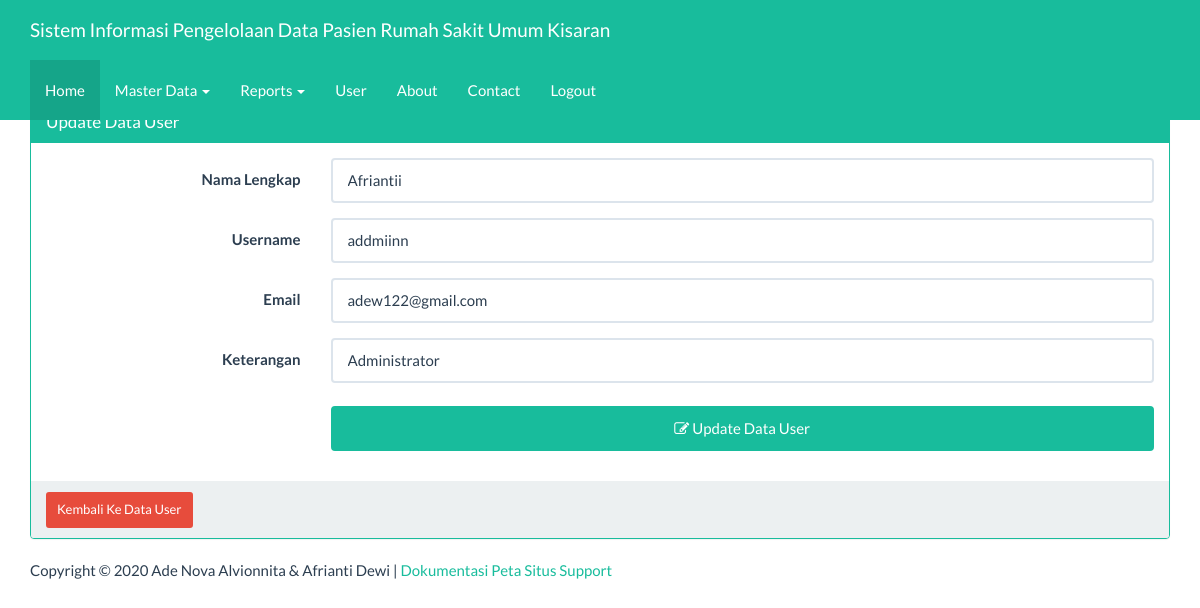
/index_admin.php?page=user&actions=edit&uid=addmiinn (signed in), run on the app's committed database.
### tables this page shows
CREATE TABLE `tbuser` (
  `username` varchar(25) NOT NULL,
  `password` varchar(50) NOT NULL,
  `email` varchar(25) NOT NULL,
  `nama` varchar(50) NOT NULL,
  `level` int(1) NOT NULL,
  `ket` varchar(50) NOT NULL
);

### views/user_edit.php (the view, shortened to what this page needs)
<?php
$id=$_GET['uid'];
$ambil=  mysqli_query($koneksi, "SELECT * FROM tbuser WHERE username='$id'") or die ("SQL Edit error");
$data= mysqli_fetch_array($ambil);
?>
<div class="container">
    <div class="row">
        <div class="col-xs-12">
            <div class="panel panel-success">
                <div class="panel-heading">
                    <h3 class="panel-title">Update Data User</h3>
                </div>
                <div class="panel-body">
                    <form class="form-horizontal" action="" method="post">
                        <div class="form-group">
                            <label for="nama" class="col-sm-3 control-label">Nama Lengkap</label>
                             <div class="col-sm-9">
								<input type="text" name="nama" value="<?=$data['nama']?>"class="form-control" id="inputEmail3" placeholder="Input Nama Lengkap">
                            </div>
                        </div>
                        <div class="form-group">
                            <label for="username" class="col-sm-3 control-label">Username</label>
                            <div class="col-sm-9">
                                <input type="text" name="username" value="<?=$data['username']?>"class="form-control" id="inputEmail3" placeholder="Input Username">
                            </div>
                        </div>
                        <div class="form-group">
                            <label for="email" class="col-sm-3 control-label">Email</label>
                            <div class="col-sm-9">
                                <input type="text" name="email" value="<?=$data['email']?>" class="form-control" id="inputPassword3" placeholder="Input Email">
                            </div>
                        </div>
                        <div class="form-group">
                            <label for="ket" class="col-sm-3 control-label">Keterangan</label>
                            <div class="col-sm-9">
                                <input type="text" name="ket" value="<?=$data['ket']?>" class="form-control" id="inputPassword3" placeholder="Input Keterangan">
                            </div>
                        </div>
                        <div class="form-group">
                            <div class="col-sm-offset-3 col-sm-9">
                                <button type="submit" class="btn btn-success">
                                    <span class="fa fa-edit"></span> Update Data User</button>
                            </div>
                        </div>
                    </form>
                </div>
                <div class="panel-footer">
                    <a href="?page=user&actions=tampil" class="btn btn-danger btn-sm">
                        Kembali Ke Data User
                    </a>
                </div>
            </div>
        </div>
    </div>
</div>

### index_admin.php (style rules this page uses)
body { margin-top:70px; }
button { background-color: #99FFAA; color: blue; padding: 14px 20px; margin: 8px 0; border: none; cursor: pointer; width: 100%; }

### data on the page
tbuser: nama "Afriantii", username "addmiinn", email "adew122@gmail.com", ket "Administrator"
